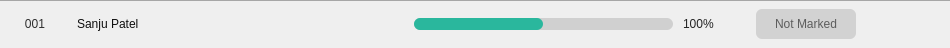
<?xml version="1.0" encoding="UTF-8"?>
<ui version="4.0">
 <class>student_block</class>
 <widget class="QWidget" name="student_block">
  <property name="geometry">
   <rect>
    <x>0</x>
    <y>0</y>
    <width>950</width>
    <height>48</height>
   </rect>
  </property>
  <property name="minimumSize">
   <size>
    <width>0</width>
    <height>40</height>
   </size>
  </property>
  <property name="maximumSize">
   <size>
    <width>16777215</width>
    <height>55</height>
   </size>
  </property>
  <property name="cursor">
   <cursorShape>ArrowCursor</cursorShape>
  </property>
  <property name="windowTitle">
   <string>Form</string>
  </property>
  <property name="styleSheet">
   <string notr="true">QProgressBar {
    border-radius: 6.1px;
	background-color: rgb(208, 208, 208);
	text-align: center;
	color: transparent
}
QProgressBar::chunk {
    border-radius: 6.1px;
    background-color: rgb(42, 183, 157);   }

QLabel{
	color: rgb(0, 0, 0);
}

#student_block{
	border-top: 1px solid rgb(166, 166, 166);
}
</string>
  </property>
  <layout class="QHBoxLayout" name="horizontalLayout">
   <property name="spacing">
    <number>7</number>
   </property>
   <property name="leftMargin">
    <number>0</number>
   </property>
   <property name="topMargin">
    <number>5</number>
   </property>
   <property name="rightMargin">
    <number>20</number>
   </property>
   <property name="bottomMargin">
    <number>5</number>
   </property>
   <item>
    <widget class="QLabel" name="serial_number">
     <property name="sizePolicy">
      <sizepolicy hsizetype="Fixed" vsizetype="Fixed">
       <horstretch>0</horstretch>
       <verstretch>0</verstretch>
      </sizepolicy>
     </property>
     <property name="minimumSize">
      <size>
       <width>70</width>
       <height>0</height>
      </size>
     </property>
     <property name="maximumSize">
      <size>
       <width>60</width>
       <height>16777215</height>
      </size>
     </property>
     <property name="styleSheet">
      <string notr="true">
color: rgb(47, 47, 47);
font: 600 12pt &quot;Segoe UI&quot;;</string>
     </property>
     <property name="text">
      <string>001</string>
     </property>
     <property name="alignment">
      <set>Qt::AlignmentFlag::AlignCenter</set>
     </property>
    </widget>
   </item>
   <item>
    <widget class="QPushButton" name="name">
     <property name="sizePolicy">
      <sizepolicy hsizetype="Preferred" vsizetype="Fixed">
       <horstretch>0</horstretch>
       <verstretch>0</verstretch>
      </sizepolicy>
     </property>
     <property name="styleSheet">
      <string notr="true">color: rgb(15, 15, 15);
font: 600 12pt &quot;Segoe UI&quot;;
text-align: left;
padding: 0px;
border: none</string>
     </property>
     <property name="text">
      <string>Sanju Patel</string>
     </property>
    </widget>
   </item>
   <item>
    <widget class="QWidget" name="widget_2" native="true">
     <property name="sizePolicy">
      <sizepolicy hsizetype="Preferred" vsizetype="Fixed">
       <horstretch>0</horstretch>
       <verstretch>0</verstretch>
      </sizepolicy>
     </property>
     <property name="minimumSize">
      <size>
       <width>0</width>
       <height>5</height>
      </size>
     </property>
     <property name="maximumSize">
      <size>
       <width>400</width>
       <height>16777215</height>
      </size>
     </property>
     <layout class="QHBoxLayout" name="horizontalLayout_3">
      <property name="spacing">
       <number>10</number>
      </property>
      <property name="leftMargin">
       <number>0</number>
      </property>
      <property name="topMargin">
       <number>0</number>
      </property>
      <property name="rightMargin">
       <number>0</number>
      </property>
      <property name="bottomMargin">
       <number>0</number>
      </property>
      <item>
       <widget class="QProgressBar" name="progressBar_attendance_rate">
        <property name="sizePolicy">
         <sizepolicy hsizetype="Preferred" vsizetype="Fixed">
          <horstretch>0</horstretch>
          <verstretch>0</verstretch>
         </sizepolicy>
        </property>
        <property name="minimumSize">
         <size>
          <width>0</width>
          <height>0</height>
         </size>
        </property>
        <property name="maximumSize">
         <size>
          <width>300</width>
          <height>12</height>
         </size>
        </property>
        <property name="styleSheet">
         <string notr="true"/>
        </property>
        <property name="value">
         <number>50</number>
        </property>
       </widget>
      </item>
      <item>
       <widget class="QLabel" name="attendance_rate_label">
        <property name="sizePolicy">
         <sizepolicy hsizetype="Fixed" vsizetype="Fixed">
          <horstretch>0</horstretch>
          <verstretch>0</verstretch>
         </sizepolicy>
        </property>
        <property name="maximumSize">
         <size>
          <width>60</width>
          <height>16777215</height>
         </size>
        </property>
        <property name="styleSheet">
         <string notr="true">font: 600 12pt &quot;Segoe UI&quot;;
color: rgb(36, 36, 36);</string>
        </property>
        <property name="text">
         <string>100%</string>
        </property>
       </widget>
      </item>
     </layout>
    </widget>
   </item>
   <item>
    <widget class="QWidget" name="widget_3" native="true">
     <property name="sizePolicy">
      <sizepolicy hsizetype="Preferred" vsizetype="Preferred">
       <horstretch>0</horstretch>
       <verstretch>0</verstretch>
      </sizepolicy>
     </property>
     <property name="maximumSize">
      <size>
       <width>180</width>
       <height>16777215</height>
      </size>
     </property>
     <layout class="QHBoxLayout" name="horizontalLayout_4">
      <property name="spacing">
       <number>30</number>
      </property>
      <property name="leftMargin">
       <number>0</number>
      </property>
      <property name="topMargin">
       <number>0</number>
      </property>
      <property name="rightMargin">
       <number>0</number>
      </property>
      <property name="bottomMargin">
       <number>0</number>
      </property>
      <item>
       <widget class="QWidget" name="widget" native="true">
        <property name="sizePolicy">
         <sizepolicy hsizetype="Preferred" vsizetype="Preferred">
          <horstretch>0</horstretch>
          <verstretch>0</verstretch>
         </sizepolicy>
        </property>
        <property name="maximumSize">
         <size>
          <width>100</width>
          <height>30</height>
         </size>
        </property>
        <property name="styleSheet">
         <string notr="true">QPushButton{
	border: none
}</string>
        </property>
        <layout class="QHBoxLayout" name="horizontalLayout_2">
         <property name="spacing">
          <number>0</number>
         </property>
         <property name="leftMargin">
          <number>0</number>
         </property>
         <property name="topMargin">
          <number>0</number>
         </property>
         <property name="rightMargin">
          <number>0</number>
         </property>
         <property name="bottomMargin">
          <number>0</number>
         </property>
         <item>
          <widget class="QPushButton" name="btn_status">
           <property name="sizePolicy">
            <sizepolicy hsizetype="Preferred" vsizetype="Preferred">
             <horstretch>20</horstretch>
             <verstretch>20</verstretch>
            </sizepolicy>
           </property>
           <property name="cursor">
            <cursorShape>PointingHandCursor</cursorShape>
           </property>
           <property name="styleSheet">
            <string notr="true">QPushButton{
border-radius: 6px;
font: 700 10pt &quot;Segoe UI&quot;;
background-color: rgba(93, 93, 93, 50);
color: rgb(93, 93, 93)
}
#status_present{
background-color: rgba(33, 195, 15, 50);
color: rgb(33, 195, 15);
}

#status_absent{
background-color: rgba(255, 47, 28, 50);
color: rgb(255, 47, 28)
}

#status_not_marked{
background-color: rgba(93, 93, 93, 50);
color: rgb(93, 93, 93)
}</string>
           </property>
           <property name="text">
            <string>Not Marked</string>
           </property>
           <property name="iconSize">
            <size>
             <width>20</width>
             <height>20</height>
            </size>
           </property>
          </widget>
         </item>
        </layout>
       </widget>
      </item>
      <item>
       <widget class="QPushButton" name="btn_remove_student">
        <property name="sizePolicy">
         <sizepolicy hsizetype="Fixed" vsizetype="Fixed">
          <horstretch>0</horstretch>
          <verstretch>0</verstretch>
         </sizepolicy>
        </property>
        <property name="cursor">
         <cursorShape>PointingHandCursor</cursorShape>
        </property>
        <property name="styleSheet">
         <string notr="true">border: none</string>
        </property>
        <property name="text">
         <string/>
        </property>
        <property name="icon">
         <iconset>
          <normaloff>../../icons/delete.png</normaloff>../../icons/delete.png</iconset>
        </property>
        <property name="iconSize">
         <size>
          <width>20</width>
          <height>20</height>
         </size>
        </property>
       </widget>
      </item>
     </layout>
    </widget>
   </item>
  </layout>
 </widget>
 <resources/>
 <connections/>
</ui>
